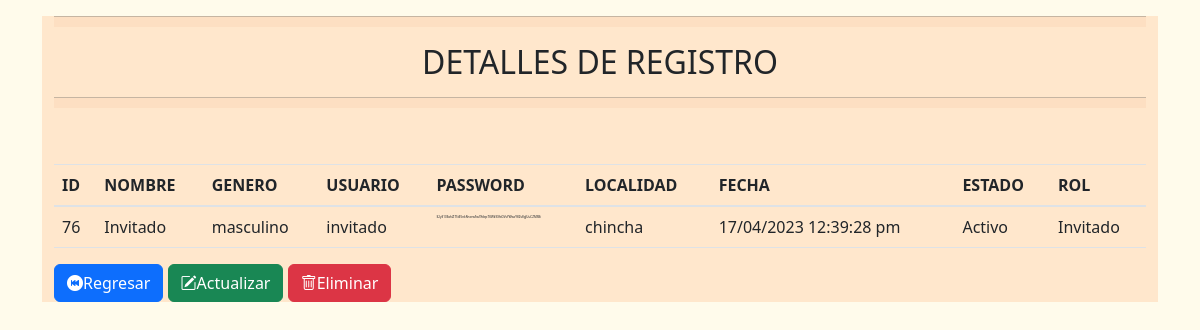
Screenshot of /vista/usuario/show.php?id_usuario=76 with the database file from the repository.
### tables this page shows
CREATE TABLE `tb_usuario` (
  `id_usuario` int(11) NOT NULL,
  `apellidos_nombre` varchar(100) NOT NULL,
  `genero_usuario` varchar(20) NOT NULL,
  `usuario` varchar(100) NOT NULL,
  `password` varchar(100) NOT NULL,
  `localidad_usuario` varchar(100) NOT NULL,
  `fecha_creausuario` varchar(50) NOT NULL,
  `estado_usuario` varchar(20) NOT NULL,
  `rol_usuario` varchar(20) NOT NULL
);

### conection/conection.php (called while the page is built)
<?php
    class db{
        private $host= "localhost";
        private $dbname="db_casagrauhotel";
        private $user="root";
        private $password="123";
        public function conexion(){
            try{
                $PDO = new PDO("mysql:host=".$this->host.";dbname=".$this->dbname,$this->user,$this->password);
                return $PDO;
            }catch(PDOException $e){
                return $e->getMessage();
            }
        }
    }
?>

### control/usuariocontrol.php (called while the page is built, shortened)
<?php
    class userControl{
        private $model;
        public function __construct()
        {
            require_once("c://xampp/htdocs/casagrau/model/usuariomodel.php");
            $this->model = new userModel();
        }
        public function show($id_usuario){
            return ($this->model->show($id_usuario) != false) ? $this->model->show($id_usuario) : header("Location:usuario.php");
        }
    }
?>

### model/usuariomodel.php (called while the page is built, shortened)
<?php
    class userModel{
        private $PDO;
        public function __construct()
        {
            require_once("c://xampp/htdocs/casagrau/conection/conection.php");
            $con = new db();
            $this->PDO = $con->conexion();
        }
        public function show($id_usuario){
            $stament = $this->PDO->prepare("SELECT * FROM tb_usuario where id_usuario = :id limit 1");
            $stament->bindParam(":id",$id_usuario);
            return ($stament->execute()) ? $stament->fetch() : false ;
        }
    }
?>

### vista/usuario/show.php (the view, shortened to what this page needs)
<?php
require_once("c://xampp/htdocs/casagrau/vista/head/head.php");
    require_once("C://xampp/htdocs/casagrau/control/usuariocontrol.php");
    $obj = new userControl();
    $date = $obj->show($_GET['id_usuario']);
?>
<!doctype html>
<html lang="en">
  <head>
     <link rel="stylesheet" href="https://cdn.jsdelivr.net/npm/bootstrap-icons@1.10.4/font/bootstrap-icons.css">
 </head>
<body style="background-color: #FFFBEB;">
    <div class="container">
    <div class="container-fluid" style="background-color: #FFE7CC;">
    <div style="text-align: center;">
        <hr style="height:10px;background:#F8CBA6">
            <h2>DETALLES DE REGISTRO</h2>
        <hr style="height:10px;background:#F8CBA6">
    </div></br>
<div class="pb-3">
</div>
<table class="table container-fluid">
    <thead>
        <tr>
            <th scope="col">ID</th>
            <th scope="col">NOMBRE</th>
            <th scope="col">GENERO</th>
            <th scope="col">USUARIO</th>
            <th scope="col">PASSWORD</th>
            <th scope="col">LOCALIDAD</th>
            <th scope="col">FECHA</th>
            <th scope="col">ESTADO</th>
            <th scope="col">ROL</th>
        </tr>
    </thead>
    <tbody>
        <tr>
            <td scope="col"><?= $date["id_usuario"]?></td>
            <td scope="col"><?= $date["apellidos_nombre"]?></td>
            <td scope="col"><?= $date["genero_usuario"]?></td>
            <td scope="col"><?= $date["usuario"]?></td>
            <td scope="col" style="overflow: auto; font-size: 3px;"><?= $date["password"]?></td>
            <td scope="col"><?= $date["localidad_usuario"]?></td>
            <td scope="col"><?= $date["fecha_creausuario"]?></td>
            <td scope="col"><?= $date["estado_usuario"]?></td>
            <td scope="col"><?= $date["rol_usuario"]?></td>
        </tr>
    </tbody>
</table>
<a href="usuario.php" class="btn btn-primary"><i class="bi bi-skip-backward-circle-fill"></i>Regresar</a>
    <a href="edit.php?id_usuario=<?= $date[0]?>" class="btn btn-success"><i class="bi bi-pencil-square"></i>Actualizar</a>
    <a class="btn btn-danger" style="color:#fff;"><i class="bi bi-trash" style="color: #fff;"></i>Eliminar</a>
    </div>
</body>

### rows the page displays
tb_usuario: id_usuario "76", apellidos_nombre "Invitado", genero_usuario "masculino", usuario "invitado", localidad_usuario "chincha", fecha_creausuario "17/04/2023 12:39:28 pm", estado_usuario "Activo", rol_usuario "Invitado"
